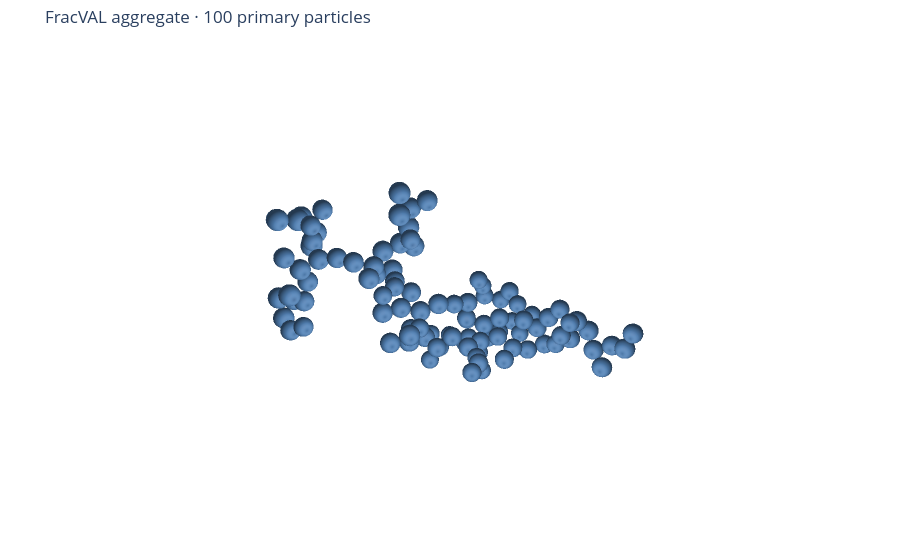

The notebook cell this image was saved under:
### Markdown cell above
## Monodisperse example

### Code cell
mono_file = ROOT / 'tests' / 'monodisperse' / 'results' / 'N_00000100_Agg_00000001.dat'
mono = load_data(mono_file)
print(f'{len(mono)} particles; radius range = {mono[:,3].min():.4g} to {mono[:,3].max():.4g}')
fig = plot_3d(mono, mode='spheres', sphere_resolution=12)
fig.show()

### Figure 1 — Plotly figure (JSON) as saved in the notebook; plotly's stock layout.template omitted (floating-point values rounded to 4 significant figures; data arrays with more than 128 entries replaced by an {"elided": "..."} marker saying what was removed)
{"data": [{"color": "#4C78A8", "flatshading": false, "hoverinfo": "skip", "i": {"elided": "52800 int values"}, "j": {"elided": "52800 int values"}, "k": {"elided": "52800 int values"}, "lighting": {"ambient": 0.45, "diffuse": 0.78, "fresnel": 0.48, "roughness": 0.494, "specular": 1.1}, "lightposition": {"x": 900, "y": 1200, "z": 1000}, "name": "Primary particles", "opacity": 0.96, "showscale": false, "type": "mesh3d", "x": {"elided": "28800 float values"}, "y": {"elided": "28800 float values"}, "z": {"elided": "28800 float values"}}, {"customdata": {"elided": "100x2 float values"}, "hovertemplate": "Particle %{customdata[0]:.0f}<br>x=%{x:.4g}<br>y=%{y:.4g}<br>z=%{z:.4g}<br>radius=%{customdata[1]:.4g}<extra></extra>", "marker": {"opacity": 0.015, "size": 3}, "mode": "markers", "showlegend": false, "type": "scatter3d", "x": [10.9, 1.778, 39.36, 9.098, 34.36, 0.3448, 9.691, 68.03, -6.784, 22.86, -62.9, -40.83, -63.77, -82.77, -60.62, -64.67, -36.92, -36.35, -91.24, -75.11, -48.18, -34.44, -45.89, -9.082, -26.35, -2.626, -51.85, -74.93, -81.84, 19.95, -64.6, -71.46, -90.22, -53.08, -51.41, -53.75, -63.01, -81.66, -91.71, -109.5, 189.6, 211.7, 202.9, 186.2, 221.4, 193.1, 170.9, 164.5, 238.0, 145.8, 245.4, 266.0, 224.0, 269.7, 257.4, 210.1, 231.4, 221.3, 266.3, 229.2, 95.66, 96.55, 99.18, 126.2, 69.02, 80.54, 115.4, 50.86, 126.3, 102.3, 106.0, 97.12, 94.69, 123.7, 124.5, 152.7, 136.7, 104.0, 160.5, 155.9, 6.585, 29.14, 24.48, -5.779, 22.85, 58.45, 35.99, 62.32, 25.6, 62.38, 129.2, 109.8, 107.8, 151.2, 96.86, 94.23, 89.31, 65.45, 166.4, 161.6], "y": [-58.39, -30.68, -52.28, -15.15, -79.81, -28.01, 9.065, -47.4, 13.68, 28.61, -10.19, -27.39, 6.595, 10.47, -49.94, 15.84, -38.53, 11.87, 36.01, 25.77, 96.44, 75.0, 80.86, 64.18, 67.92, 37.37, 96.18, 99.78, 95.3, 71.51, 174.5, 157.1, 190.0, 199.2, 139.6, 145.1, 115.8, 215.3, 110.8, 210.1, -146.0, -126.3, -156.6, -165.4, -135.4, -143.9, -189.3, -139.8, -160.1, -191.4, -139.6, -139.4, -149.6, -135.1, -142.2, -154.5, -150.8, -150.5, -109.6, -177.0, -45.21, -74.34, -50.86, -78.08, -83.02, -67.08, -50.11, -63.64, -59.31, -62.94, -80.06, -53.94, -95.76, -47.77, -100.8, -54.97, -88.79, -114.7, -70.67, -111.1, 14.85, 28.38, -6.924, 36.19, -5.816, 29.8, 27.93, 55.65, -33.23, 42.63, -20.56, -11.43, -22.34, -0.1413, -38.11, -2.181, -2.963, 1.893, -24.66, 13.78], "z": [43.14, 36.13, 35.88, 60.73, 46.7, 86.39, 43.04, 28.51, 67.68, 24.48, 104.2, 115.0, 129.1, 95.33, 114.8, 72.01, 142.6, 62.94, 82.07, 45.69, 77.82, 61.96, 103.4, 73.79, 122.1, 85.61, 128.5, 64.64, 128.5, 71.92, 102.0, 125.5, 104.3, 89.47, 111.6, 146.5, 97.59, 118.0, 104.8, 128.0, 277.9, 272.9, 302.7, 255.3, 313.1, 235.5, 265.0, 227.5, 310.0, 281.3, 192.6, 170.8, 174.1, 209.6, 142.2, 200.3, 129.8, 227.8, 224.9, 239.3, 258.7, 251.6, 287.9, 249.0, 243.4, 304.9, 313.1, 307.6, 225.6, 336.9, 187.2, 175.4, 164.2, 162.9, 198.3, 165.3, 223.0, 143.0, 221.4, 228.8, 103.2, 88.72, 113.4, 120.2, 143.4, 94.93, 59.52, 80.21, 127.8, 53.18, 140.9, 119.9, 161.8, 141.8, 115.4, 96.01, 175.3, 103.4, 133.5, 166.2]}], "layout": {"margin": {"b": 0, "l": 0, "r": 0, "t": 45}, "paper_bgcolor": "#FFFFFF", "plot_bgcolor": "#FFFFFF", "scene": {"aspectmode": "data", "bgcolor": "#FFFFFF", "xaxis": {"showbackground": false, "showgrid": false, "showticklabels": false, "visible": false, "zeroline": false}, "yaxis": {"showbackground": false, "showgrid": false, "showticklabels": false, "visible": false, "zeroline": false}, "zaxis": {"showbackground": false, "showgrid": false, "showticklabels": false, "visible": false, "zeroline": false}}, "showlegend": false, "title": {"text": "FracVAL aggregate · 100 primary particles"}}}
